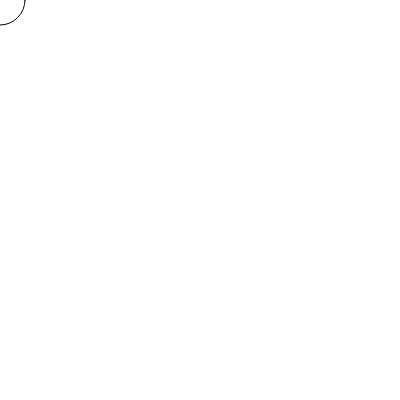
Frame 1 (no input)
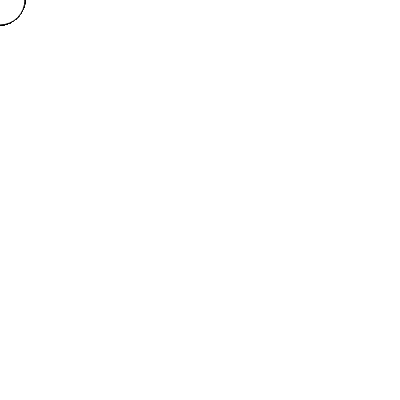
Frame 60 (no input)
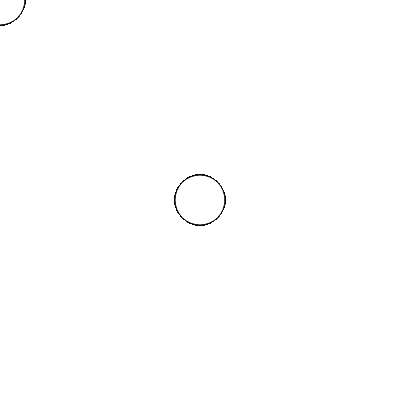
Frame 120 (the mouse pressed at the canvas centre since frame 60)

The p5.js sketch that drew these frames (run headless with seeded random() and noise() and a simulated clock; from frame 60 on, the mouse is pressed at the canvas centre):

// p5.js sketch
// ── sketch.js
function setup() {
  createCanvas(400, 400);
}

function draw() {
  ellipse(mouseX, mouseY, 50);
}
